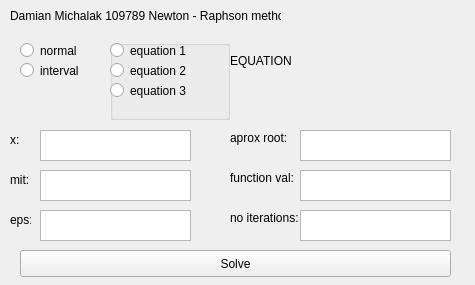
<?xml version="1.0" encoding="UTF-8"?>
<ui version="4.0">
 <class>MainWindow</class>
 <widget class="QMainWindow" name="MainWindow">
  <property name="geometry">
   <rect>
    <x>0</x>
    <y>0</y>
    <width>475</width>
    <height>285</height>
   </rect>
  </property>
  <property name="windowTitle">
   <string>MainWindow</string>
  </property>
  <widget class="QWidget" name="centralWidget">
   <widget class="QLabel" name="label_title">
    <property name="geometry">
     <rect>
      <x>10</x>
      <y>0</y>
      <width>271</width>
      <height>31</height>
     </rect>
    </property>
    <property name="text">
     <string>Damian Michalak 109789 Newton - Raphson method</string>
    </property>
   </widget>
   <widget class="QPushButton" name="button_solve">
    <property name="geometry">
     <rect>
      <x>20</x>
      <y>250</y>
      <width>431</width>
      <height>27</height>
     </rect>
    </property>
    <property name="text">
     <string>Solve</string>
    </property>
   </widget>
   <widget class="QRadioButton" name="radioButton_normal">
    <property name="geometry">
     <rect>
      <x>20</x>
      <y>40</y>
      <width>92</width>
      <height>21</height>
     </rect>
    </property>
    <property name="text">
     <string>normal</string>
    </property>
   </widget>
   <widget class="QRadioButton" name="radioButton_interval">
    <property name="geometry">
     <rect>
      <x>20</x>
      <y>60</y>
      <width>92</width>
      <height>21</height>
     </rect>
    </property>
    <property name="text">
     <string>interval</string>
    </property>
   </widget>
   <widget class="QTextEdit" name="textEdit_x">
    <property name="geometry">
     <rect>
      <x>40</x>
      <y>130</y>
      <width>151</width>
      <height>31</height>
     </rect>
    </property>
   </widget>
   <widget class="QTextEdit" name="textEdit_mit">
    <property name="geometry">
     <rect>
      <x>40</x>
      <y>170</y>
      <width>151</width>
      <height>31</height>
     </rect>
    </property>
   </widget>
   <widget class="QTextEdit" name="textEdit_eps">
    <property name="geometry">
     <rect>
      <x>40</x>
      <y>210</y>
      <width>151</width>
      <height>31</height>
     </rect>
    </property>
   </widget>
   <widget class="QLabel" name="label">
    <property name="geometry">
     <rect>
      <x>10</x>
      <y>130</y>
      <width>21</width>
      <height>20</height>
     </rect>
    </property>
    <property name="text">
     <string>x:</string>
    </property>
   </widget>
   <widget class="QLabel" name="label_2">
    <property name="geometry">
     <rect>
      <x>10</x>
      <y>210</y>
      <width>21</width>
      <height>20</height>
     </rect>
    </property>
    <property name="text">
     <string>eps:</string>
    </property>
   </widget>
   <widget class="QLabel" name="label_3">
    <property name="geometry">
     <rect>
      <x>10</x>
      <y>170</y>
      <width>21</width>
      <height>20</height>
     </rect>
    </property>
    <property name="text">
     <string>mit:</string>
    </property>
   </widget>
   <widget class="QTextEdit" name="textEdit_newton">
    <property name="geometry">
     <rect>
      <x>300</x>
      <y>130</y>
      <width>151</width>
      <height>31</height>
     </rect>
    </property>
   </widget>
   <widget class="QTextEdit" name="textEdit_it">
    <property name="geometry">
     <rect>
      <x>300</x>
      <y>170</y>
      <width>151</width>
      <height>31</height>
     </rect>
    </property>
   </widget>
   <widget class="QTextEdit" name="textEdit_st">
    <property name="geometry">
     <rect>
      <x>300</x>
      <y>210</y>
      <width>151</width>
      <height>31</height>
     </rect>
    </property>
   </widget>
   <widget class="QLabel" name="label_4">
    <property name="geometry">
     <rect>
      <x>230</x>
      <y>130</y>
      <width>71</width>
      <height>16</height>
     </rect>
    </property>
    <property name="text">
     <string>aprox root:</string>
    </property>
   </widget>
   <widget class="QLabel" name="label_5">
    <property name="geometry">
     <rect>
      <x>230</x>
      <y>170</y>
      <width>71</width>
      <height>16</height>
     </rect>
    </property>
    <property name="text">
     <string>function val:</string>
    </property>
   </widget>
   <widget class="QLabel" name="label_6">
    <property name="geometry">
     <rect>
      <x>230</x>
      <y>210</y>
      <width>71</width>
      <height>16</height>
     </rect>
    </property>
    <property name="text">
     <string>no iterations:</string>
    </property>
   </widget>
   <widget class="QLabel" name="label_image">
    <property name="geometry">
     <rect>
      <x>230</x>
      <y>40</y>
      <width>231</width>
      <height>41</height>
     </rect>
    </property>
    <property name="text">
     <string>EQUATION</string>
    </property>
   </widget>
   <widget class="QLabel" name="label_check">
    <property name="geometry">
     <rect>
      <x>40</x>
      <y>109</y>
      <width>411</width>
      <height>21</height>
     </rect>
    </property>
    <property name="text">
     <string/>
    </property>
   </widget>
   <widget class="QGroupBox" name="groupBox">
    <property name="geometry">
     <rect>
      <x>110</x>
      <y>40</y>
      <width>120</width>
      <height>80</height>
     </rect>
    </property>
    <property name="title">
     <string/>
    </property>
    <widget class="QRadioButton" name="radioButton_eq1">
     <property name="geometry">
      <rect>
       <x>0</x>
       <y>0</y>
       <width>92</width>
       <height>21</height>
      </rect>
     </property>
     <property name="text">
      <string>equation 1</string>
     </property>
    </widget>
    <widget class="QRadioButton" name="radioButton_eq2">
     <property name="geometry">
      <rect>
       <x>0</x>
       <y>20</y>
       <width>92</width>
       <height>21</height>
      </rect>
     </property>
     <property name="text">
      <string>equation 2</string>
     </property>
    </widget>
    <widget class="QRadioButton" name="radioButton_eq3">
     <property name="geometry">
      <rect>
       <x>0</x>
       <y>40</y>
       <width>92</width>
       <height>21</height>
      </rect>
     </property>
     <property name="text">
      <string>equation 3</string>
     </property>
    </widget>
    <zorder>radioButton_eq1</zorder>
    <zorder>radioButton_eq1</zorder>
    <zorder>radioButton_eq2</zorder>
    <zorder>radioButton_eq3</zorder>
   </widget>
  </widget>
 </widget>
 <layoutdefault spacing="6" margin="11"/>
 <resources/>
 <connections/>
</ui>
